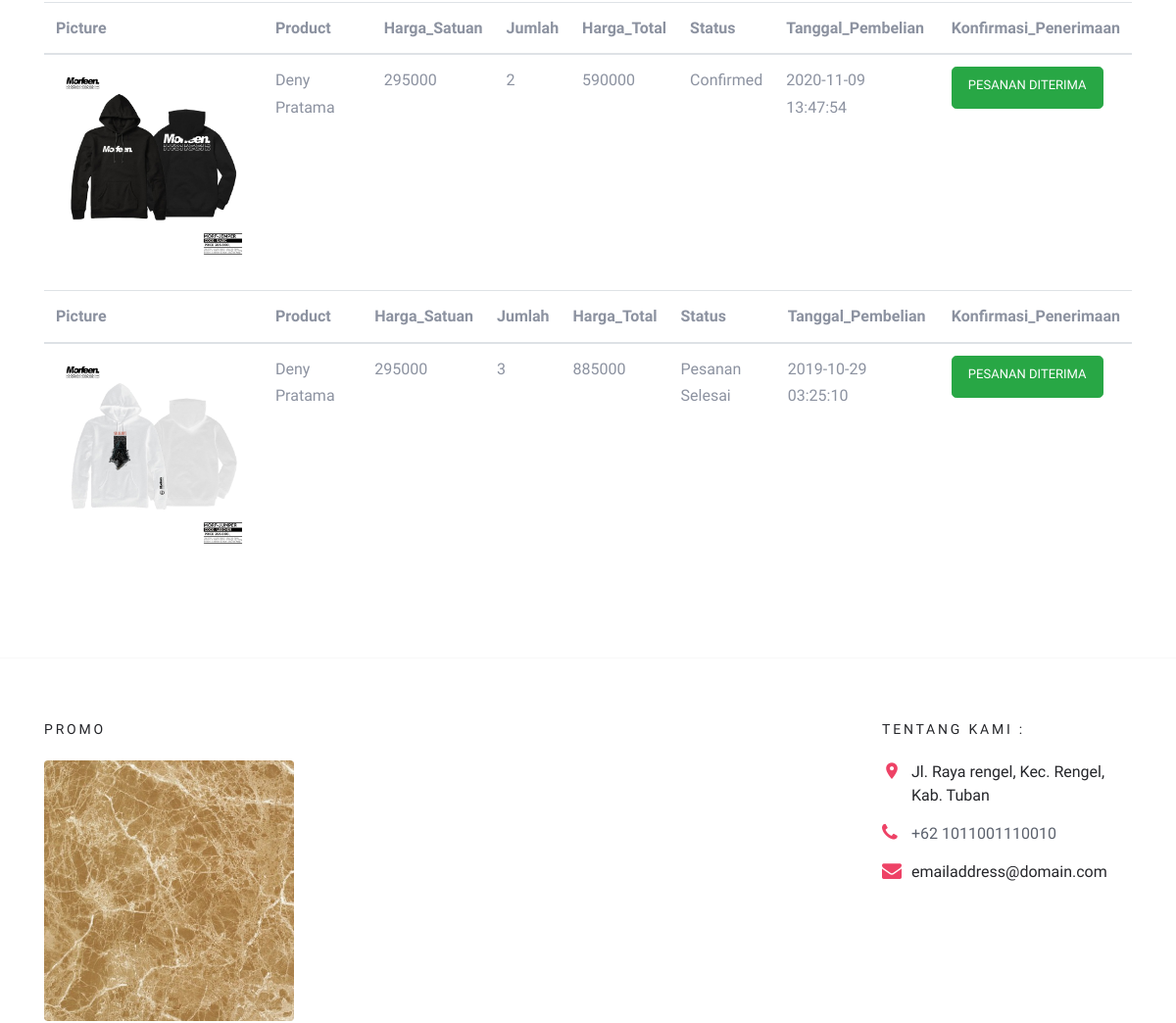
The app's page /tracking.php (signed in, middle part), older data.
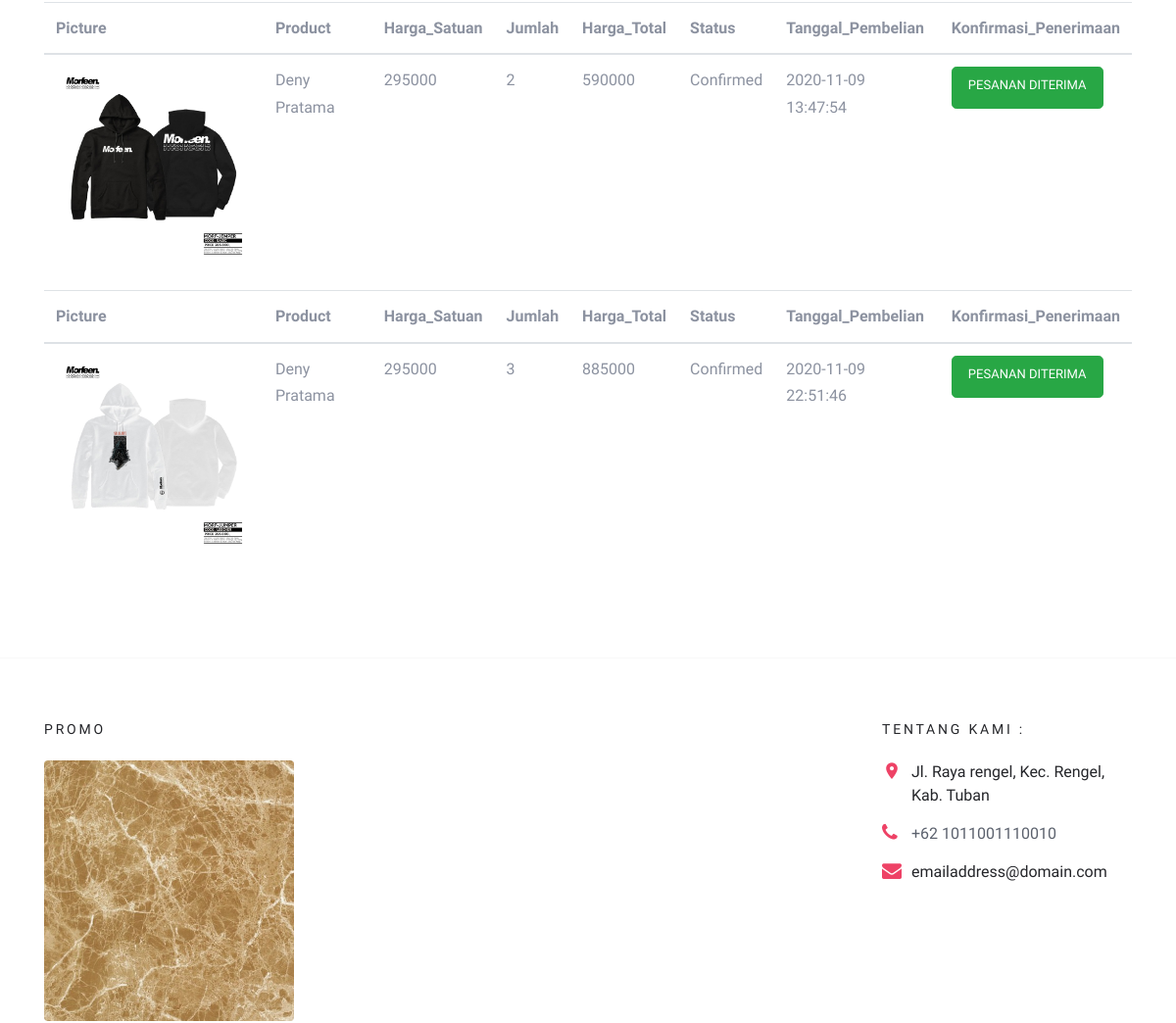
The same page, newer data.
### tables this page shows
CREATE TABLE `cekout` (
  `idcek` int(11) NOT NULL,
  `idcus` int(11) NOT NULL,
  `idbarang` int(11) NOT NULL,
  `nama` varchar(20) NOT NULL,
  `alamat` varchar(50) NOT NULL,
  `kodepos` varchar(20) NOT NULL,
  `jenis` varchar(20) NOT NULL,
  `warna` varchar(20) NOT NULL,
  `size` varchar(20) NOT NULL,
  `hargasatuan` int(11) NOT NULL,
  `harga` int(11) NOT NULL,
  `gambar` varchar(20) NOT NULL,
  `tanggal` timestamp NOT NULL DEFAULT current_timestamp() ON UPDATE current_timestamp(),
  `jumlah` int(11) NOT NULL,
  `status` varchar(20) NOT NULL
);

### fungsi.php (called while the page is built, shortened)
<?php
    $conn=mysqli_connect("localhost","root","","tomat");
    function query($query_kedua)
    {
        global $conn;
        $result = mysqli_query($conn,$query_kedua);
        $rows =[];
        while ($row = mysqli_fetch_assoc($result))
        {
            $rows[]=$row;
        }
        return $rows;
    }
?>

### tracking.php (the view, shortened to what this page needs)
<?php
require 'fungsi.php';
$idcus = $_SESSION["idcus"];
$cekout = query("SELECT * FROM cekout WHERE idcus = '$idcus'");
?>
<!DOCTYPE html>
<html lang="en">
  <head>
    <link rel="stylesheet" href="fonts/icomoon/style.css">
    <link rel="stylesheet" href="css/bootstrap.min.css">
    <link rel="stylesheet" href="css/magnific-popup.css">
    <link rel="stylesheet" href="css/jquery-ui.css">
    <link rel="stylesheet" href="css/owl.carousel.min.css">
    <link rel="stylesheet" href="css/owl.theme.default.min.css">
    <link rel="stylesheet" href="css/aos.css">
    <link rel="stylesheet" href="css/style.css">
  </head>
  <body>
  <div class="site-wrap">
    <div class="site-section">
      <div class="container">
          <br><br>
              <?php foreach($cekout as $o):?>
              <table class="table table-hover">
                    <thead>
                      <th>Picture</th>
                      <th>Product</th>
                      <th>Harga_Satuan</th>
                      <th>Jumlah</th>
                      <th>Harga_Total</th>
                      <th>Status</th>
                      <th>Tanggal_Pembelian</th>
                      <th>Konfirmasi_Penerimaan</th>
                    </thead>
                    <tbody>
                      <tr>
                      <td><img height="200px" width="200px" src ="images/<?php echo $o["gambar"]; ?>"></td>
                        <td> <?php echo $o["nama"];?> <?php echo $o["satuan"];?></td>
                        <td><?php echo $o["hargasatuan"];?></td>
                        <td><?php echo $o["jumlah"]; ?></td>
                        <td><?php echo $o["harga"]; ?></td>
                        <td><b><?php echo $o["status"];?></b></td>
                        <td><?php echo $o["tanggal"];?></td>
                        <td>
                          <a button type="submit" name ="konfirmuser" class="btn btn-lg btn-success" href="confirmuser.php ?id=<?php echo $o["idbarang"];?>">Pesanan Diterima</button></a>
                        </td>
                      </tr>
                      <?php endforeach; ?>
                    </tbody>
                  </table>
        </div>
      </div>
    </div>
    <footer class="site-footer custom-border-top">
      <div class="container">
        <div class="row">
          <div class="col-md-6 col-lg-3 mb-4 mb-lg-0">
            <h3 class="footer-heading mb-4">Promo</h3>
            <a href="#" class="block-6">
              <img src="images/marmerempe.jpg" alt="Image placeholder" class="img-fluid rounded mb-4">
            </a>
          </div>
          <div class="col-lg-5 ml-auto mb-5 mb-lg-0">
          </div>
          <div class="col-md-6 col-lg-3">
          <div class="block-5 mb-5">
              <h3 class="footer-heading mb-4">Tentang Kami :</h3>
              <ul class="list-unstyled">
                <li class="address">Jl. Raya rengel, Kec. Rengel, Kab. Tuban</li>
                <li class="phone"><a href="tel://23923929210">+62 1011001110010</a></li>
                <li class="email">emailaddress@domain.com</li>
              </ul>
            </div>
          </div>
        </div>
      </div>
    </footer>
  </body>
</html>

Row changes from the older to the newer data that the page shows:
changed cekout (number 2 of 2 on the later page): status "Pesanan Selesai" → "Confirmed"; tanggal "2019-10-29 03:25:10" → "2020-11-09 22:51:46"
